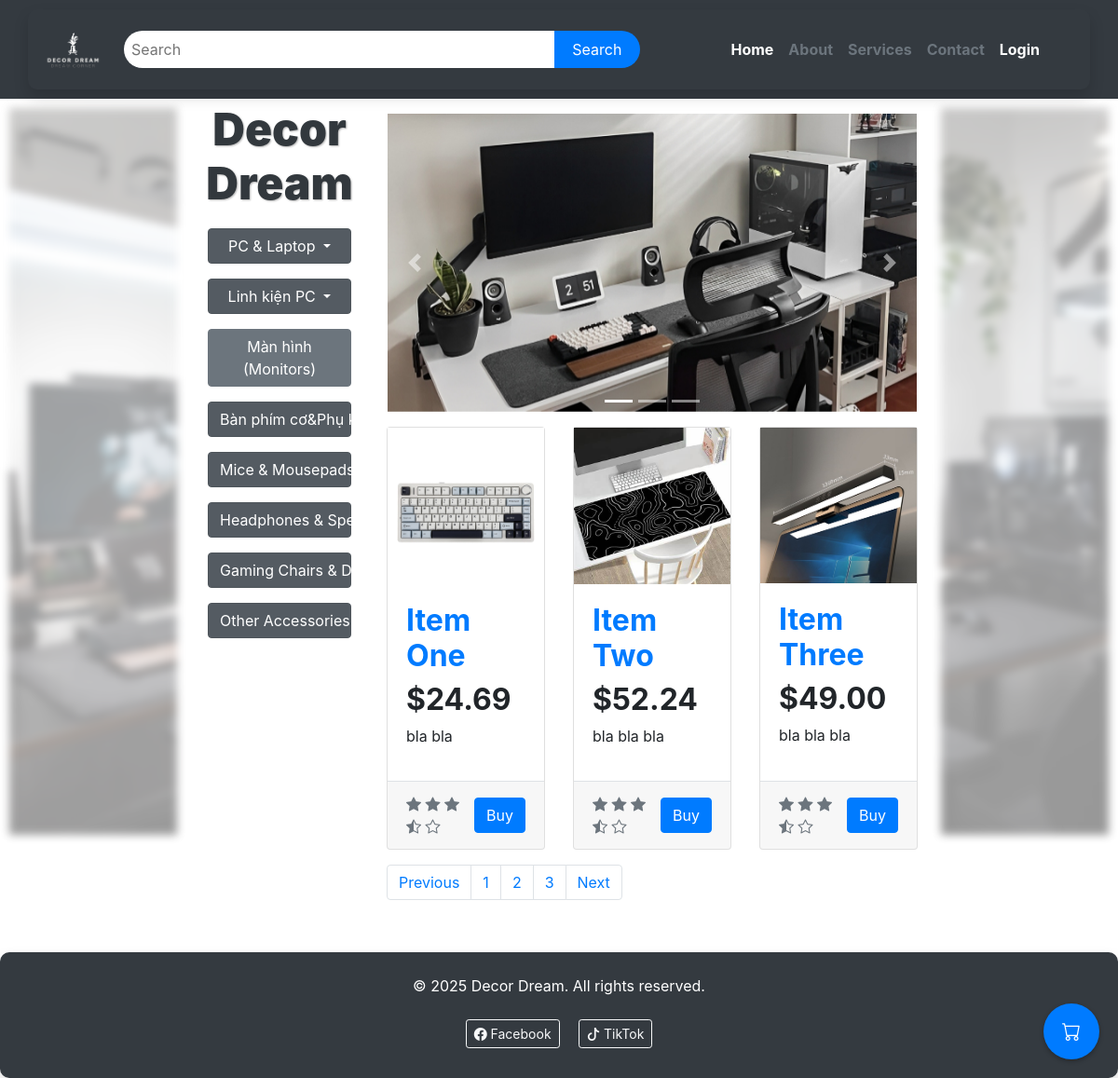
/services, run on the app's committed database.
### shop/models.py (models this page shows, shortened)
class Product(models.Model):
    name = models.CharField(max_length = 200)
    price = models.DecimalField(max_digits=10, decimal_places=2)
    description = models.TextField(blank=True, null=True)
    def image_url(self):
        return f"images\category\products\product_{self.id}.jpg"

### shop/views.py (the view)
# urls.py: path("services", views.services, name="services"),
def services(request):
    products =  Product.objects.all()
    return render(request, "shop/products_category.html", {
        "products": products,
    })

### shop/templates/shop/products_category.html (shortened to what this page needs)
{%extends 'shop/layout.html'%}
{% load static%}
{%block section%}
<div class="container-fluid">
    <div class="row">
        <div class="col-lg-2 col-xl-2 d-none d-lg-block sidebar">
            <img src="{%static 'images/category/bg_body - Copy.jpg'%}" class="img-fluid" alt="Left Sidebar">
        </div>
        <div class="col-lg-2 col-xl-2 col-sm-12 col-md-12 mb-4 menu">
            <h1 class="p-1" style="font-size: 3rem;
            font-weight: bold;
            color: #32383D;
            padding: 1rem;
            text-align: center;
            text-shadow:
                1px 1px 2px rgba(0, 0, 0, 0.3),
                -1px -1px 2px rgba(255, 255, 255, 0.8); "><b>Decor Dream</b></h1>
            <div class="dropdown show  p-2 rounded mb-0">
                <a class="btn btn-secondary col-12 dropdown-toggle" href="#" role="button" id="dropdownMenuLink"
                    data-toggle="dropdown" aria-haspopup="true" aria-expanded="false">
                    PC & Laptop
                </a>
            </div>
            <div class="dropdown show p-2 rounded mb-0">
                <a class="btn btn-secondary col-12 dropdown-toggle" href="#" role="button" id="dropdownMenuLink"
                    data-toggle="dropdown" aria-haspopup="true" aria-expanded="false">
                    Linh kiện PC
                </a>
            </div>
            <div class=" p-2 rounded mb-0">
                <a class="btn btn-secondary col-12 " href="#">
                    Màn hình (Monitors)
                </a>
            </div>
            <div class="dropdown show p-2 rounded mb-0">
                <a class="btn btn-secondary col-12 dropdown-toggle" href="#" role="button" id="dropdownMenuLink"
                    data-toggle="dropdown" aria-haspopup="true" aria-expanded="false">
                    Bàn phím cơ&Phụ kiện </a>
            </div>
            <div class="dropdown show  p-2 rounded mb-0">
                <a class="btn btn-secondary col-12 dropdown-toggle" href="#" role="button" id="dropdownMenuLink"
                    data-toggle="dropdown" aria-haspopup="true" aria-expanded="false">
                    Mice & Mousepads
                </a>
            </div>
            <div class="dropdown show  p-2 rounded mb-0">
                <a class="btn btn-secondary col-12 dropdown-toggle" href="#" role="button" id="dropdownMenuLink"
                    data-toggle="dropdown" aria-haspopup="true" aria-expanded="false">
                    Headphones & Speakers
                </a>
            </div>
            <div class="dropdown show  p-2 rounded mb-0">
                <a class="btn btn-secondary col-12 dropdown-toggle" href="#" role="button" id="dropdownMenuLink"
                    data-toggle="dropdown" aria-haspopup="true" aria-expanded="false">
                    Gaming Chairs & Desks
                </a>
            </div>
            <div class="dropdown show  p-2 rounded mb-0">
                <a class="btn btn-secondary col-12 dropdown-toggle" href="#" role="button" id="dropdownMenuLink"
                    data-toggle="dropdown" aria-haspopup="true" aria-expanded="false">
                    Other Accessories
                </a>
            </div>
        </div>
        <div class="col-lg-6 col-xl-6 col-sm-12 col-md-12 mb-4">
            <div class="row">
                <div id="carouselExampleIndicators" class="carousel slide col-12 p-3" data-ride="carousel">
                    <ol class="carousel-indicators">
                        <li data-target="#carouselExampleIndicators" data-slide-to="0" class="active"></li>
                        <li data-target="#carouselExampleIndicators" data-slide-to="1"></li>
                        <li data-target="#carouselExampleIndicators" data-slide-to="2"></li>
                    </ol>
                    <div class="carousel-inner">
                        <div class="carousel-item active">
                            <img class="d-block w-100" src="{%static 'images/category/inner_1.jpg'%}" alt="First slide">
                        </div>
                    </div>
                    <a class="carousel-control-prev" href="#carouselExampleIndicators" role="button"
                        data-slide="prev">
                        <span class="carousel-control-prev-icon" aria-hidden="true"></span>
                    </a>
                    <a class="carousel-control-next" href="#carouselExampleIndicators" role="button"
                        data-slide="next">
                        <span class="carousel-control-next-icon" aria-hidden="true"></span>
                    </a>
                </div>
            </div>
            <div class="row">
                {%for product in products%}
                <div class="col-md-4 col-sm-12 col-lg-4 col-xl-4 mb-3">
                    <div class="card h-100">
                        <img src="{% static product.image_url%}" alt="Product Image">
                        <div class="card-body">
                            <a href="{%url 'product' product.id%}" class="text-primary"><h2><b>{{product.name}}</b></h2></a>
                            <h2><b>${{product.price}}</b></h2>
                            <p>{{product.description}}</p>
                        </div>
                        <div class="card-footer border-top text-left d-flex justify-content-between align-items-center">
                            <span class="text-muted">
                                <i class="bi bi-star-fill"></i>
                                <i class="bi bi-star-fill"></i>
                                <i class="bi bi-star-fill"></i>
                                <i class="bi bi-star-half"></i>
                                <i class="bi bi-star"></i>
                            </span>
                            <a href="{%url 'product' product.id%}"> <button class="btn btn-primary">Buy</button></a>
                        </div>
                    </div>
                </div>
                {%endfor%}
            </div>
        <nav aria-label="Page navigation example">
            <ul class="pagination ">
                <li class="page-item"><a class="page-link" href="#">Previous</a></li>
                <li class="page-item"><a class="page-link" href="#">1</a></li>
                <li class="page-item"><a class="page-link" href="#">2</a></li>
                <li class="page-item"><a class="page-link" href="#">3</a></li>
                <li class="page-item"><a class="page-link" href="#">Next</a></li>
            </ul>
        </nav>
    </div>
    <div class="col-lg-2 col-xl-2 d-none d-lg-block sidebar">
        <img src="{%static 'images/category/bg_body.jpg'%}" class="img-fluid"  alt="Right Sidebar">
    </div>
</div>
{%endblock%}

### shop/templates/shop/layout.html (style rules this page uses)
.sidebar { display: flex; justify-content: center; align-items: center; height: 100vh; background-color: transparent; padding: 10px; }
.sidebar { position: sticky; top: 100px; height: 100vh; overflow-y: auto; }
.sidebar img { width: 100%; height: 100%; object-fit: cover; opacity: 0.4; filter: blur(5px); }
body { overflow-x: hidden; }

### data on the page
Product: name "Item One", price "24.69", description "bla bla"
Product: name "Item Two", price "52.24", description "bla bla bla"
Product: name "Item Three", price "49.00", description "bla bla bla"
